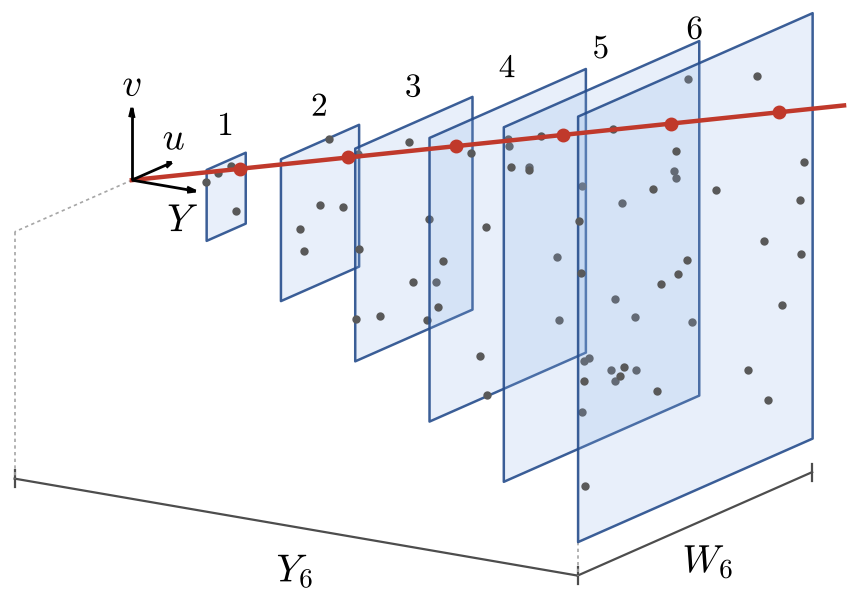

Recreate this plot in Python.
"""planes_sketch.py - 3-D sketch of the simple case: six parallel square planes
(the projective tower of the numerical example, Y = 250..1500 mm, W = Y/1.5),
a straight track crossing them, a few noise hits, plane labels and axes.
Output: planes_sketch.pdf / .png"""
import numpy as np
import matplotlib
matplotlib.use("Agg")
import matplotlib.pyplot as plt
from mpl_toolkits.mplot3d.art3d import Poly3DCollection
plt.rcParams.update({"mathtext.fontset": "cm", "font.size": 11})

Y = np.array([250, 500, 750, 1000, 1250, 1500.0]); W = Y / 1.5
rng = np.random.default_rng(7)

fig = plt.figure(figsize=(7.0, 5.0))
ax = fig.add_subplot(111, projection="3d", computed_zorder=False)
ax.set_proj_type("ortho")
ax.view_init(elev=16, azim=-58)

# drawing coordinates: x = Y (depth), y = u, z = v
for i, (y, w) in enumerate(zip(Y, W)):
    h = w / 2
    quad = [[(y, -h, -h), (y, h, -h), (y, h, h), (y, -h, h)]]
    ax.add_collection3d(Poly3DCollection(quad, facecolor=(0.55, 0.70, 0.90, 0.20),
                                         edgecolor=(0.15, 0.30, 0.55, 0.9), lw=0.9, zorder=i))
    nn = int(18 * (w / W[-1]) ** 2) + 4                               # noise hits, uniform
    uv = rng.uniform(-h, h, (nn, 2))
    ax.scatter(np.full(nn, y), uv[:, 0], uv[:, 1], s=4, c="0.35", depthshade=False, zorder=i + 0.5)
    ax.text(y, 0, h + 40, f"${i + 1}$", ha="center", va="bottom", fontsize=12, zorder=20)

# the track u = a_u + b_u Y, v = a_v + b_v Y
au, bu, av, bv = 0.0, 0.24, 0.0, 0.20
yy = np.array([0.0, 1650.0])
ax.plot(yy, au + bu * yy, av + bv * yy, color="#c0392b", lw=1.6, zorder=30)
ax.scatter(Y, au + bu * Y, av + bv * Y, s=16, c="#c0392b", depthshade=False, zorder=31)

# axes at the origin
L = 170
for d, lab, off in (((1, 0, 0), r"$Y$", (-20, -40, -55)), ((0, 1, 0), r"$u$", (0, 10, 60)),
                    ((0, 0, 1), r"$v$", (0, 0, 60))):
    ax.quiver(0, 0, 0, *(L * np.array(d)), color="k", lw=1.0, arrow_length_ratio=0.14, zorder=40)
    ax.text(*(L * np.array(d) + np.array(off)), lab, fontsize=14, ha="center", va="center", zorder=40)

# dimension marks: side W_6 and depth Y_6, below the tower on the near side
y6, h6 = Y[-1], W[-1] / 2
zf = -h6 - 80
ax.plot([y6, y6], [-h6, h6], [zf, zf], color="0.3", lw=0.8)
for s_ in (-h6, h6):
    ax.plot([y6, y6], [s_, s_], [zf - 20, zf + 20], color="0.3", lw=0.8)
ax.text(y6, 60, zf - 40, r"$W_6$", ha="center", va="top", fontsize=14)
ax.plot([0, y6], [-h6, -h6], [zf, zf], color="0.3", lw=0.8)
ax.plot([0, 0], [-h6, -h6], [zf - 20, zf + 20], color="0.3", lw=0.8)
for (y0, u0, v0), (y1, u1, v1) in (((0, 0, 0), (0, -h6, 0)), ((0, -h6, 0), (0, -h6, zf)),
                                   ((y6, -h6, -h6), (y6, -h6, zf))):
    ax.plot([y0, y1], [u0, u1], [v0, v1], color="0.65", lw=0.6, ls=(0, (2, 2)))
ax.text(y6 / 2, -h6, zf - 40, r"$Y_6$", ha="center", va="top", fontsize=14)

ax.set_xlim(0, 1650); ax.set_ylim(-560, 560); ax.set_zlim(-640, 560)
ax.set_box_aspect((1650, 1120, 1200), zoom=1.0)
ax.set_axis_off()
fig.subplots_adjust(0, 0, 1, 1)
# crop to the drawn content (3-D axes ignore bbox_inches="tight")
from matplotlib.transforms import Bbox
fig.canvas.draw()
img = np.asarray(fig.canvas.buffer_rgba())[..., :3]
rows = np.nonzero((img < 250).any(axis=(1, 2)))[0]; cols = np.nonzero((img < 250).any(axis=(0, 2)))[0]
H, Wpx = img.shape[:2]; dpi = fig.dpi; m = 6
bb = Bbox([[(cols[0] - m) / dpi, (H - rows[-1] - m) / dpi], [(cols[-1] + m) / dpi, (H - rows[0] + m) / dpi]])
for ext in ("pdf", "png"):
    fig.savefig(f"planes_sketch.{ext}", dpi=200, bbox_inches=bb)
